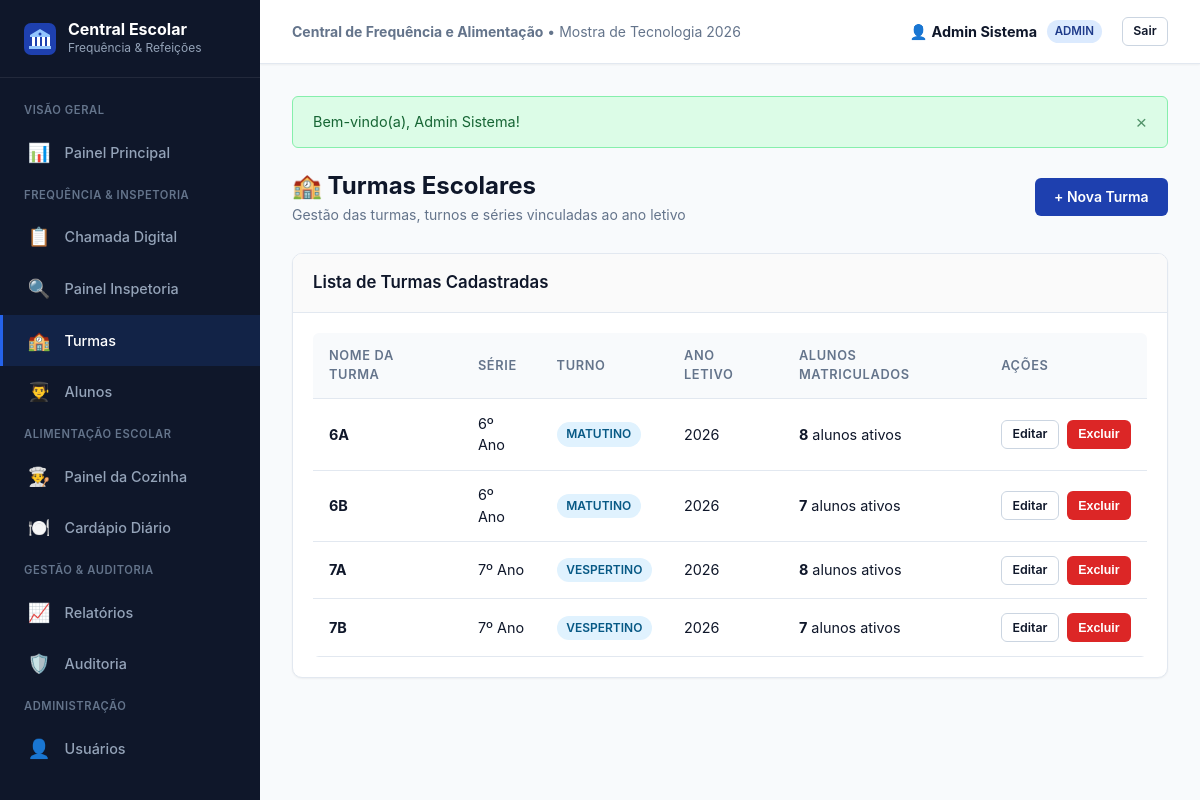
The page /turmas (signed in) on the database its author committed.
### tables this page shows
CREATE TABLE IF NOT EXISTS turma (
    id              INT UNSIGNED    NOT NULL AUTO_INCREMENT,
    nome            VARCHAR(50)     NOT NULL COMMENT 'Nome da turma (ex: 6A, 7B)',
    ano_letivo_id   INT UNSIGNED    NOT NULL COMMENT 'FK para ano_letivo',
    turno           ENUM('matutino','vespertino','noturno') NOT NULL COMMENT 'Turno da turma',
    serie           VARCHAR(30)     NOT NULL COMMENT 'Série/Ano escolar (ex: 6º Ano)',
    created_at      DATETIME        NOT NULL DEFAULT CURRENT_TIMESTAMP,
    updated_at      DATETIME        NOT NULL DEFAULT CURRENT_TIMESTAMP ON UPDATE CURRENT_TIMESTAMP,
    PRIMARY KEY (id),
    CONSTRAINT fk_turma_ano_letivo
        FOREIGN KEY (ano_letivo_id) REFERENCES ano_letivo(id)
        ON DELETE RESTRICT ON UPDATE CASCADE
);

CREATE TABLE IF NOT EXISTS ano_letivo (
    id          INT UNSIGNED    NOT NULL AUTO_INCREMENT,
    ano         YEAR            NOT NULL COMMENT 'Ano letivo (ex: 2026)',
    descricao   VARCHAR(100)    NULL     COMMENT 'Descrição opcional do ano letivo',
    ativo       TINYINT(1)      NOT NULL DEFAULT 1 COMMENT '1 = ativo, 0 = inativo',
    created_at  DATETIME        NOT NULL DEFAULT CURRENT_TIMESTAMP,
    updated_at  DATETIME        NOT NULL DEFAULT CURRENT_TIMESTAMP ON UPDATE CURRENT_TIMESTAMP,
    PRIMARY KEY (id)
);

### app/controllers/TurmasController.php (called while the page is built, shortened)
<?php
class TurmasController extends Controller
{
    public function index(): void
    {
        $turmaModel = $this->model('Turma');
        $turmas = $turmaModel->findAllComAnoLetivo();
        $this->view('turmas/index', [
            'titulo' => 'Turmas Cadastradas',
            'turmas' => $turmas,
        ]);
    }
}

### core/App.php (called while the page is built, shortened)
<?php
class App
{
    protected string $method = 'index';
    public function __construct()
    {
        $url = $this->parseUrl();
        if (isset($url[0]) && !empty($url[0])) {
            $nomeControlador = ucfirst(strtolower($url[0])) . 'Controller';
            $arquivoControlador = ROOT_PATH . '/app/controllers/' . $nomeControlador . '.php';
            if (file_exists($arquivoControlador)) {
                unset($url[0]);
            } else {
                $this->exibir404();
                return;
            }
        }
        $this->controller = new $this->controller();
        $this->params = $url ? array_values($url) : [];
        call_user_func_array([$this->controller, $this->method], $this->params);
    }
    protected function parseUrl(): array
    {
        if (isset($_GET['url'])) {
            $url = filter_var(rtrim($_GET['url'], '/'), FILTER_SANITIZE_URL);
            return explode('/', $url);
        }
        return [];
    }
}

### index.php (called while the page is built, shortened)
<?php
require_once ROOT_PATH . '/config/database.php';
require_once ROOT_PATH . '/core/App.php';
require_once ROOT_PATH . '/core/Controller.php';
require_once ROOT_PATH . '/core/Model.php';
require_once ROOT_PATH . '/core/Middleware.php';
require_once ROOT_PATH . '/core/Helpers.php';
$app = new App();

### core/Middleware.php (called while the page is built, shortened)
<?php
class Middleware
{
    public static function isLoggedIn(): bool
    {
        return isset($_SESSION['usuario_id']);
    }
    public static function hasRole(string $role): bool
    {
        return $_SESSION['usuario_perfil'] === $role;
    }
}

### config/database.php (called while the page is built, shortened)
<?php
class Database
{
    private static ?Database $instance = null;
    private function __construct()
    {
        $dsn = 'mysql:host=' . DB_HOST . ';dbname=' . DB_NAME . ';charset=' . DB_CHARSET;
        $opcoes = [
            PDO::ATTR_ERRMODE            => PDO::ERRMODE_EXCEPTION,
            PDO::ATTR_DEFAULT_FETCH_MODE => PDO::FETCH_OBJ,
            PDO::ATTR_EMULATE_PREPARES   => false,
        ];
        try {
            $this->pdo = new PDO($dsn, DB_USER, DB_PASS, $opcoes);
        } catch (PDOException $e) {
            die('Erro ao conectar com o banco de dados: ' . $e->getMessage());
        }
    }
    public static function connect(): PDO
    {
        if (self::$instance === null) {
            self::$instance = new self();
        }
        return self::$instance->pdo;
    }
}

### core/Model.php (called while the page is built, shortened)
<?php
class Model
{
    public function __construct()
    {
        $this->db = Database::connect();
    }
}

### app/models/Turma.php (called while the page is built, shortened)
<?php
class Turma extends Model
{
    public function findAllComAnoLetivo(): array
    {
        $sql = "SELECT t.*, al.ano, al.descricao as ano_letivo_descricao,
                (SELECT COUNT(*) FROM matricula m WHERE m.turma_id = t.id AND m.status = 'ativa') as total_alunos
                FROM turma t
                INNER JOIN ano_letivo al ON t.ano_letivo_id = al.id
                ORDER BY t.nome";
        return $this->db->query($sql)->fetchAll();
    }
}

### app/views/turmas/index.php (the view)
<div class="page-header">
    <div>
        <h1 class="page-header-title">🏫 Turmas Escolares</h1>
        <p class="breadcrumb-info">Gestão das turmas, turnos e séries vinculadas ao ano letivo</p>
    </div>
    <?php if (Middleware::hasRole('admin') || Middleware::hasRole('gestor')): ?>
        <div class="page-header-actions">
            <a href="<?= BASE_URL ?>/turmas/criar" class="btn btn-primary">+ Nova Turma</a>
        </div>
    <?php endif; ?>
</div>
<div class="card">
    <div class="card-header">
        <h3>Lista de Turmas Cadastradas</h3>
    </div>
    <div class="card-body">
        <?php if (empty($turmas)): ?>
            <div class="empty-state">
                <div class="empty-state-icon">🏫</div>
                <div class="empty-state-title">Nenhuma turma cadastrada</div>
                <p>Cadastre as turmas do ano letivo para organizar os alunos e as chamadas.</p>
            </div>
        <?php else: ?>
            <div class="table-container">
                <table>
                    <thead>
                        <tr>
                            <th>Nome da Turma</th>
                            <th>Série</th>
                            <th>Turno</th>
                            <th>Ano Letivo</th>
                            <th>Alunos Matriculados</th>
                            <?php if (Middleware::hasRole('admin') || Middleware::hasRole('gestor')): ?>
                                <th>Ações</th>
                            <?php endif; ?>
                        </tr>
                    </thead>
                    <tbody>
                        <?php foreach ($turmas as $t): ?>
                            <tr>
                                <td><strong><?= sanitize($t->nome) ?></strong></td>
                                <td><?= sanitize($t->serie) ?></td>
                                <td><span class="badge badge-info"><?= ucfirst(sanitize($t->turno)) ?></span></td>
                                <td><?= sanitize($t->ano) ?></td>
                                <td><strong><?= $t->total_alunos ?></strong> alunos ativos</td>
                                <?php if (Middleware::hasRole('admin') || Middleware::hasRole('gestor')): ?>
                                    <td>
                                        <div style="display: flex; gap: 0.5rem;">
                                            <a href="<?= BASE_URL ?>/turmas/editar/<?= $t->id ?>" class="btn btn-outline btn-sm">Editar</a>
                                            <?php if (Middleware::hasRole('admin')): ?>
                                                <form action="<?= BASE_URL ?>/turmas/excluir/<?= $t->id ?>" method="POST" onsubmit="return confirm('Deseja realmente excluir a turma <?= sanitize($t->nome) ?>?');">
                                                    <button type="submit" class="btn btn-danger btn-sm">Excluir</button>
                                                </form>
                                            <?php endif; ?>
                                        </div>
                                    </td>
                                <?php endif; ?>
                            </tr>
                        <?php endforeach; ?>
                    </tbody>
                </table>
            </div>
        <?php endif; ?>
    </div>
</div>

### public/css/style.css (style rules this page uses)
:root { --primary: #1e40af; --primary-hover: #1d4ed8; --primary-light: #dbeafe; --primary-dark: #1e3a8a; --success: #16a34a; --success-light: #dcfce7; --success-border: #86efac; --warning: #d97706; --warning-light: #fef3c7; --warning-border: #fcd34d; --danger: #dc2626; --danger-light: #fee2e2; --danger-border: #fca5a5; --info: #0284c7; --info-light: #e0f2fe; --info-border: #7dd3fc; --bg-app: #f8fafc; --surface: #ffffff; --surface-hover: #f1f5f9; --border: #e2e8f0; --border-dark: #cbd5e1; --text-main: #0f172a; --text-muted: #64748b; --text-light: #94a3b8; --sidebar-bg: #0f172a; --sidebar-hover: #1e293b; --sidebar-active: #2563eb; --sidebar-text: #94a3b8; --sidebar-text-active: #ffffff; --radius-sm: 6px; --radius-md: 10px; --radius-lg: 14px; --shadow-sm: 0 1px 2px 0 rgba(0, 0, 0, 0.05); --shadow-md: 0 4px 6px -1px rgba(0, 0, 0, 0.1), 0 2px 4px -2px rgba(0, 0, 0, 0.1); --shadow-lg: 0 10px 15px -3px rgba(0, 0, 0, 0.1), 0 4px 6px -4px rgba(0, 0, 0, 0.1); --transition: all 0.2s cubic-bezier(0.4, 0, 0.2, 1); }
*, *::before, *::after { box-sizing: border-box; margin: 0; padding: 0; }
body { font-family: -apple-system, BlinkMacSystemFont, "Segoe UI", Roboto, Helvetica, Arial, sans-serif; background-color: var(--bg-app); color: var(--text-main); line-height: 1.5; font-size: 15px; -webkit-font-smoothing: antialiased; }
.breadcrumb-info { font-size: 0.875rem; color: var(--text-muted); }
.page-header { display: flex; align-items: center; justify-content: space-between; margin-bottom: 1.75rem; flex-wrap: wrap; gap: 1rem; }
.page-header-title { font-size: 1.5rem; font-weight: 700; color: var(--text-main); display: flex; align-items: center; gap: 0.6rem; }
.page-header-actions { display: flex; align-items: center; gap: 0.75rem; }
.card { background-color: var(--surface); border-radius: var(--radius-md); border: 1px solid var(--border); box-shadow: var(--shadow-sm); margin-bottom: 1.5rem; overflow: hidden; }
.card-header { padding: 1rem 1.25rem; border-bottom: 1px solid var(--border); background-color: #fafafa; display: flex; align-items: center; justify-content: space-between; }
.card-header h3 { font-size: 1.05rem; font-weight: 600; color: var(--text-main); }
.card-body { padding: 1.25rem; }
.btn { display: inline-flex; align-items: center; justify-content: center; gap: 0.5rem; padding: 0.55rem 1.15rem; font-size: 0.875rem; font-weight: 600; border-radius: var(--radius-sm); border: 1px solid transparent; cursor: pointer; text-decoration: none; transition: var(--transition); line-height: 1.3; }
.btn-primary { background-color: var(--primary); color: #ffffff; }
.btn-danger { background-color: var(--danger); color: #ffffff; }
.btn-outline { background-color: transparent; border-color: var(--border-dark); color: var(--text-main); }
.btn-sm { padding: 0.35rem 0.65rem; font-size: 0.775rem; }
.table-container { width: 100%; overflow-x: auto; border-radius: var(--radius-sm); }
table { width: 100%; border-collapse: collapse; text-align: left; font-size: 0.9rem; }
table th { background-color: #f8fafc; color: var(--text-muted); font-weight: 600; font-size: 0.8rem; text-transform: uppercase; letter-spacing: 0.05em; padding: 0.85rem 1rem; border-bottom: 1px solid var(--border); }
table td { padding: 0.85rem 1rem; border-bottom: 1px solid var(--border); color: var(--text-main); vertical-align: middle; }
.badge { display: inline-flex; align-items: center; gap: 0.35rem; padding: 0.2rem 0.6rem; border-radius: 9999px; font-size: 0.75rem; font-weight: 600; text-transform: uppercase; }
.badge-info { background-color: var(--info-light); color: #075985; }

### rows shown on the page
turma: nome "6A", serie "6º Ano", turno "MATUTINO", ano_letivo.ano "2026", total_alunos "8"
turma: nome "6B", serie "6º Ano", turno "MATUTINO", ano_letivo.ano "2026", total_alunos "7"
turma: nome "7A", serie "7º Ano", turno "VESPERTINO", ano_letivo.ano "2026", total_alunos "8"
turma: nome "7B", serie "7º Ano", turno "VESPERTINO", ano_letivo.ano "2026", total_alunos "7"

### other values the page prints
APP_NAME "Central de Frequência e Alimentação"
$usuarioAtual['nome'] "Admin Sistema"
$perfilAtual "ADMIN"
$flash['message'] "Bem-vindo(a), Admin Sistema!"
